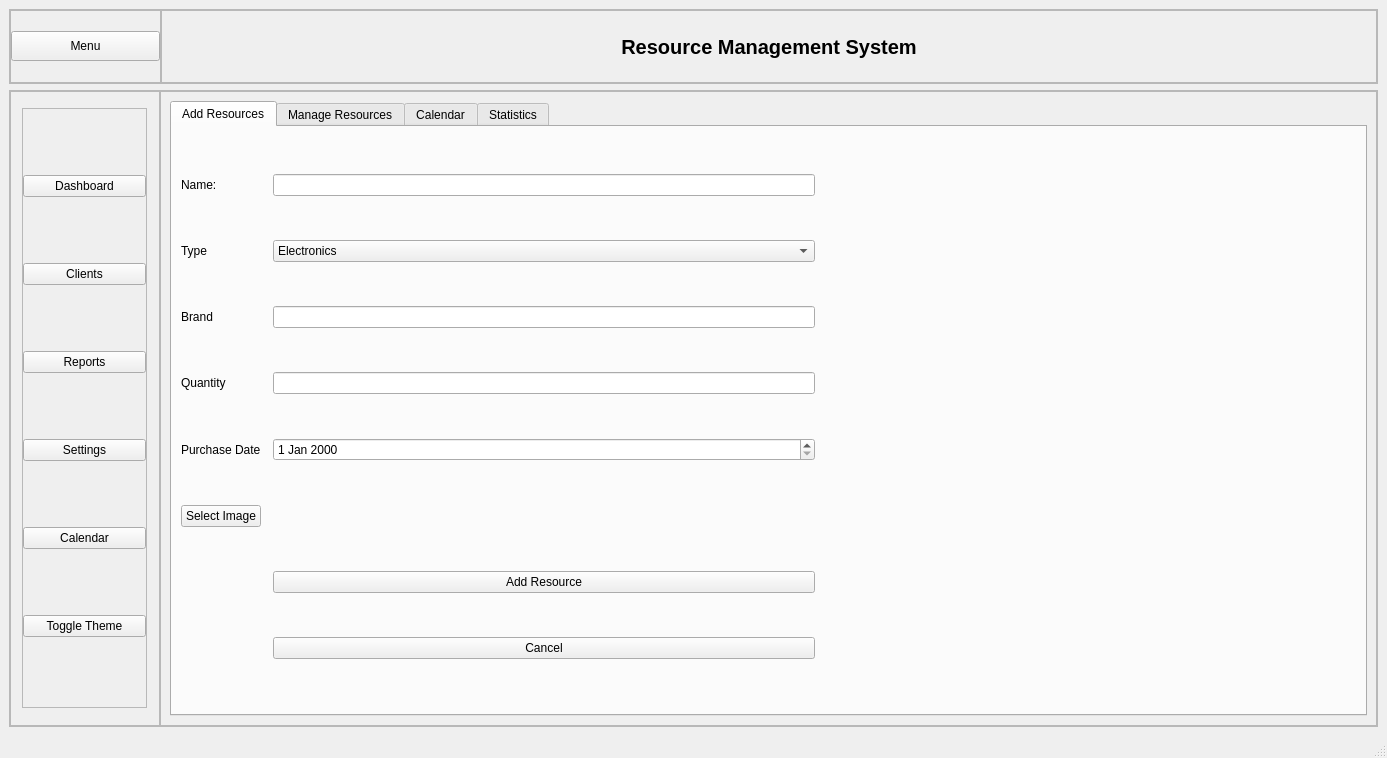
<?xml version="1.0" encoding="UTF-8"?>
<ui version="4.0">
 <class>MainWindow</class>
 <widget class="QMainWindow" name="MainWindow">
  <property name="geometry">
   <rect>
    <x>0</x>
    <y>0</y>
    <width>1387</width>
    <height>758</height>
   </rect>
  </property>
  <property name="sizePolicy">
   <sizepolicy hsizetype="Preferred" vsizetype="Preferred">
    <horstretch>0</horstretch>
    <verstretch>0</verstretch>
   </sizepolicy>
  </property>
  <property name="minimumSize">
   <size>
    <width>0</width>
    <height>600</height>
   </size>
  </property>
  <property name="windowTitle">
   <string>Client Management System</string>
  </property>
  <property name="styleSheet">
   <string notr="true"/>
  </property>
  <widget class="QWidget" name="centralwidget">
   <layout class="QVBoxLayout" name="verticalLayout">
    <item>
     <widget class="QFrame" name="header">
      <property name="sizePolicy">
       <sizepolicy hsizetype="Preferred" vsizetype="Preferred">
        <horstretch>0</horstretch>
        <verstretch>0</verstretch>
       </sizepolicy>
      </property>
      <property name="minimumSize">
       <size>
        <width>0</width>
        <height>75</height>
       </size>
      </property>
      <property name="maximumSize">
       <size>
        <width>16777215</width>
        <height>75</height>
       </size>
      </property>
      <property name="frameShape">
       <enum>QFrame::Shape::StyledPanel</enum>
      </property>
      <property name="frameShadow">
       <enum>QFrame::Shadow::Raised</enum>
      </property>
      <layout class="QHBoxLayout" name="horizontalLayout_2">
       <property name="spacing">
        <number>0</number>
       </property>
       <property name="leftMargin">
        <number>0</number>
       </property>
       <property name="topMargin">
        <number>0</number>
       </property>
       <property name="rightMargin">
        <number>0</number>
       </property>
       <property name="bottomMargin">
        <number>0</number>
       </property>
       <item>
        <widget class="QFrame" name="frame_3">
         <property name="minimumSize">
          <size>
           <width>50</width>
           <height>0</height>
          </size>
         </property>
         <property name="maximumSize">
          <size>
           <width>151</width>
           <height>16777215</height>
          </size>
         </property>
         <property name="frameShape">
          <enum>QFrame::Shape::StyledPanel</enum>
         </property>
         <property name="frameShadow">
          <enum>QFrame::Shadow::Raised</enum>
         </property>
         <layout class="QHBoxLayout" name="horizontalLayout_3">
          <property name="spacing">
           <number>0</number>
          </property>
          <property name="leftMargin">
           <number>0</number>
          </property>
          <property name="topMargin">
           <number>0</number>
          </property>
          <property name="rightMargin">
           <number>0</number>
          </property>
          <property name="bottomMargin">
           <number>0</number>
          </property>
          <item>
           <widget class="QPushButton" name="menuButton">
            <property name="sizePolicy">
             <sizepolicy hsizetype="Preferred" vsizetype="Fixed">
              <horstretch>0</horstretch>
              <verstretch>0</verstretch>
             </sizepolicy>
            </property>
            <property name="minimumSize">
             <size>
              <width>0</width>
              <height>30</height>
             </size>
            </property>
            <property name="maximumSize">
             <size>
              <width>16777215</width>
              <height>30</height>
             </size>
            </property>
            <property name="text">
             <string>Menu</string>
            </property>
            <property name="iconSize">
             <size>
              <width>24</width>
              <height>24</height>
             </size>
            </property>
           </widget>
          </item>
         </layout>
        </widget>
       </item>
       <item>
        <widget class="QFrame" name="frame_5">
         <property name="frameShape">
          <enum>QFrame::Shape::StyledPanel</enum>
         </property>
         <property name="frameShadow">
          <enum>QFrame::Shadow::Raised</enum>
         </property>
         <layout class="QVBoxLayout" name="verticalLayout_4">
          <item>
           <widget class="QLabel" name="label">
            <property name="font">
             <font>
              <pointsize>15</pointsize>
              <bold>true</bold>
             </font>
            </property>
            <property name="text">
             <string>Resource Management System</string>
            </property>
            <property name="alignment">
             <set>Qt::AlignmentFlag::AlignCenter</set>
            </property>
           </widget>
          </item>
         </layout>
        </widget>
       </item>
      </layout>
     </widget>
    </item>
    <item>
     <widget class="QFrame" name="frame_2">
      <property name="frameShape">
       <enum>QFrame::Shape::StyledPanel</enum>
      </property>
      <property name="frameShadow">
       <enum>QFrame::Shadow::Raised</enum>
      </property>
      <layout class="QHBoxLayout" name="horizontalLayout">
       <property name="spacing">
        <number>0</number>
       </property>
       <property name="leftMargin">
        <number>0</number>
       </property>
       <property name="topMargin">
        <number>0</number>
       </property>
       <property name="rightMargin">
        <number>0</number>
       </property>
       <property name="bottomMargin">
        <number>0</number>
       </property>
       <item>
        <widget class="QFrame" name="sideMenu">
         <property name="minimumSize">
          <size>
           <width>150</width>
           <height>0</height>
          </size>
         </property>
         <property name="maximumSize">
          <size>
           <width>150</width>
           <height>16777215</height>
          </size>
         </property>
         <property name="frameShape">
          <enum>QFrame::Shape::StyledPanel</enum>
         </property>
         <property name="frameShadow">
          <enum>QFrame::Shadow::Raised</enum>
         </property>
         <layout class="QVBoxLayout" name="verticalLayout_2">
          <property name="spacing">
           <number>0</number>
          </property>
          <property name="leftMargin">
           <number>0</number>
          </property>
          <property name="topMargin">
           <number>0</number>
          </property>
          <property name="rightMargin">
           <number>0</number>
          </property>
          <property name="bottomMargin">
           <number>0</number>
          </property>
          <item alignment="Qt::AlignmentFlag::AlignHCenter|Qt::AlignmentFlag::AlignVCenter">
           <widget class="QFrame" name="frame_6">
            <property name="minimumSize">
             <size>
              <width>125</width>
              <height>600</height>
             </size>
            </property>
            <property name="maximumSize">
             <size>
              <width>150</width>
              <height>16777215</height>
             </size>
            </property>
            <property name="frameShape">
             <enum>QFrame::Shape::StyledPanel</enum>
            </property>
            <property name="frameShadow">
             <enum>QFrame::Shadow::Raised</enum>
            </property>
            <layout class="QVBoxLayout" name="verticalLayout_3">
             <property name="spacing">
              <number>0</number>
             </property>
             <property name="leftMargin">
              <number>0</number>
             </property>
             <property name="topMargin">
              <number>0</number>
             </property>
             <property name="rightMargin">
              <number>0</number>
             </property>
             <property name="bottomMargin">
              <number>0</number>
             </property>
             <item>
              <widget class="QPushButton" name="pushButton">
               <property name="styleSheet">
                <string notr="true">#label {
    color: white;
    padding: 5px;
    font-size: 15pt;
    font-weight: bold;
    text-shadow: 1px 1px 2px rgba(0, 0, 0, 0.3);
}</string>
               </property>
               <property name="text">
                <string>Dashboard</string>
               </property>
              </widget>
             </item>
             <item>
              <widget class="QPushButton" name="pushButton_2">
               <property name="text">
                <string>Clients</string>
               </property>
              </widget>
             </item>
             <item>
              <widget class="QPushButton" name="pushButton_3">
               <property name="text">
                <string>Reports</string>
               </property>
              </widget>
             </item>
             <item>
              <widget class="QPushButton" name="pushButton_4">
               <property name="text">
                <string>Settings</string>
               </property>
              </widget>
             </item>
             <item>
              <widget class="QPushButton" name="pushButton_5">
               <property name="text">
                <string>Calendar</string>
               </property>
              </widget>
             </item>
             <item>
              <widget class="QPushButton" name="themeButton">
               <property name="text">
                <string>Toggle Theme</string>
               </property>
              </widget>
             </item>
            </layout>
           </widget>
          </item>
         </layout>
        </widget>
       </item>
       <item>
        <widget class="QFrame" name="frame_4">
         <property name="sizePolicy">
          <sizepolicy hsizetype="Expanding" vsizetype="Preferred">
           <horstretch>0</horstretch>
           <verstretch>0</verstretch>
          </sizepolicy>
         </property>
         <property name="frameShape">
          <enum>QFrame::Shape::StyledPanel</enum>
         </property>
         <property name="frameShadow">
          <enum>QFrame::Shadow::Raised</enum>
         </property>
         <layout class="QVBoxLayout" name="verticalLayout_5">
          <item>
           <widget class="QTabWidget" name="tabWidget">
            <property name="currentIndex">
             <number>0</number>
            </property>
            <widget class="QWidget" name="ClientForm">
             <property name="contextMenuPolicy">
              <enum>Qt::ContextMenuPolicy::PreventContextMenu</enum>
             </property>
             <attribute name="title">
              <string>Add Resources</string>
             </attribute>
             <layout class="QGridLayout" name="gridLayout_2">
              <item row="3" column="2">
               <widget class="QLineEdit" name="quantityLineEdit"/>
              </item>
              <item row="5" column="0">
               <widget class="QPushButton" name="btnSelectImage">
                <property name="text">
                 <string>Select Image</string>
                </property>
               </widget>
              </item>
              <item row="3" column="0">
               <widget class="QLabel" name="label_email">
                <property name="text">
                 <string>Quantity</string>
                </property>
               </widget>
              </item>
              <item row="1" column="0">
               <widget class="QLabel" name="label_sector">
                <property name="text">
                 <string>Type</string>
                </property>
               </widget>
              </item>
              <item row="2" column="0">
               <widget class="QLabel" name="label_contact">
                <property name="text">
                 <string>Brand</string>
                </property>
               </widget>
              </item>
              <item row="5" column="1" colspan="2">
               <widget class="QLabel" name="lblImagePreview">
                <property name="text">
                 <string/>
                </property>
               </widget>
              </item>
              <item row="2" column="2">
               <widget class="QLineEdit" name="brandLineEdit"/>
              </item>
              <item row="6" column="2">
               <widget class="QPushButton" name="confirmFormButton">
                <property name="text">
                 <string>Add Resource</string>
                </property>
               </widget>
              </item>
              <item row="0" column="2">
               <widget class="QLineEdit" name="nameLineEdit"/>
              </item>
              <item row="1" column="2">
               <widget class="QComboBox" name="typeComboBox">
                <item>
                 <property name="text">
                  <string>Electronics </string>
                 </property>
                </item>
                <item>
                 <property name="text">
                  <string>Cleaning Supplies</string>
                 </property>
                </item>
                <item>
                 <property name="text">
                  <string>Kitchen Supplies</string>
                 </property>
                </item>
                <item>
                 <property name="text">
                  <string>Stationery </string>
                 </property>
                </item>
               </widget>
              </item>
              <item row="4" column="0">
               <widget class="QLabel" name="label_date">
                <property name="text">
                 <string>Purchase Date</string>
                </property>
               </widget>
              </item>
              <item row="0" column="0">
               <widget class="QLabel" name="label_name">
                <property name="text">
                 <string>Name:</string>
                </property>
               </widget>
              </item>
              <item row="0" column="3" rowspan="7">
               <spacer name="horizontalSpacer">
                <property name="orientation">
                 <enum>Qt::Orientation::Horizontal</enum>
                </property>
                <property name="sizeHint" stdset="0">
                 <size>
                  <width>40</width>
                  <height>20</height>
                 </size>
                </property>
               </spacer>
              </item>
              <item row="7" column="2">
               <widget class="QPushButton" name="cancelFormButton">
                <property name="text">
                 <string>Cancel</string>
                </property>
               </widget>
              </item>
              <item row="4" column="2">
               <widget class="QDateEdit" name="purchaseDateEdit"/>
              </item>
             </layout>
            </widget>
            <widget class="QWidget" name="listClient">
             <attribute name="title">
              <string>Manage Resources</string>
             </attribute>
             <layout class="QVBoxLayout" name="verticalLayout_6">
              <item>
               <widget class="QGroupBox" name="searchGroupBox">
                <property name="title">
                 <string>Search</string>
                </property>
                <layout class="QHBoxLayout" name="searchLayout">
                 <item>
                  <widget class="QComboBox" name="searchCriteriaComboBox">
                   <item>
                    <property name="text">
                     <string>Name</string>
                    </property>
                   </item>
                   <item>
                    <property name="text">
                     <string>Quantity</string>
                    </property>
                   </item>
                   <item>
                    <property name="text">
                     <string>Purchase Date</string>
                    </property>
                   </item>
                  </widget>
                 </item>
                 <item>
                  <widget class="QLineEdit" name="searchInput">
                   <property name="placeholderText">
                    <string>Type to search...</string>
                   </property>
                  </widget>
                 </item>
                 <item>
                  <widget class="QPushButton" name="resetSearchButton">
                   <property name="text">
                    <string>Reset Search</string>
                   </property>
                  </widget>
                 </item>
                </layout>
               </widget>
              </item>
              <item>
               <widget class="QTableWidget" name="tableWidget">
                <property name="styleSheet">
                 <string notr="true"/>
                </property>
                <column>
                 <property name="text">
                  <string>ID</string>
                 </property>
                </column>
                <column>
                 <property name="text">
                  <string>Name</string>
                 </property>
                </column>
                <column>
                 <property name="text">
                  <string>Type</string>
                 </property>
                </column>
                <column>
                 <property name="text">
                  <string>Brand</string>
                 </property>
                </column>
                <column>
                 <property name="text">
                  <string>Quantity</string>
                 </property>
                </column>
                <column>
                 <property name="text">
                  <string>Purchase Date</string>
                 </property>
                </column>
                <column>
                 <property name="text">
                  <string>Image</string>
                 </property>
                </column>
               </widget>
              </item>
              <item>
               <layout class="QHBoxLayout" name="horizontalLayout_4">
                <item>
                 <spacer name="horizontalSpacer_2">
                  <property name="orientation">
                   <enum>Qt::Orientation::Horizontal</enum>
                  </property>
                  <property name="sizeHint" stdset="0">
                   <size>
                    <width>40</width>
                    <height>20</height>
                   </size>
                  </property>
                 </spacer>
                </item>
                <item>
                 <widget class="QPushButton" name="deleteButton">
                  <property name="text">
                   <string>Delete</string>
                  </property>
                 </widget>
                </item>
                <item>
                 <widget class="QPushButton" name="updateButton">
                  <property name="text">
                   <string>Update</string>
                  </property>
                 </widget>
                </item>
                <item>
                 <widget class="QPushButton" name="exportPdfButton">
                  <property name="text">
                   <string>PDF</string>
                  </property>
                 </widget>
                </item>
               </layout>
              </item>
             </layout>
            </widget>
            <widget class="QWidget" name="calendarTab">
             <attribute name="title">
              <string>Calendar</string>
             </attribute>
             <layout class="QVBoxLayout" name="verticalLayout_7">
              <item>
               <widget class="QCalendarWidget" name="consultationCalendar">
                <property name="minimumSize">
                 <size>
                  <width>0</width>
                  <height>400</height>
                 </size>
                </property>
                <property name="gridVisible">
                 <bool>true</bool>
                </property>
               </widget>
              </item>
              <item>
               <widget class="QGroupBox" name="calendarDetailsBox">
                <property name="title">
                 <string>Consultation Details</string>
                </property>
                <layout class="QVBoxLayout" name="verticalLayout_8">
                 <item>
                  <widget class="QLabel" name="selectedDateLabel">
                   <property name="text">
                    <string>Selected date: </string>
                   </property>
                   <property name="alignment">
                    <set>Qt::AlignmentFlag::AlignCenter</set>
                   </property>
                  </widget>
                 </item>
                 <item>
                  <widget class="QLabel" name="consultationCountLabel">
                   <property name="text">
                    <string>Consultations: 0</string>
                   </property>
                   <property name="alignment">
                    <set>Qt::AlignmentFlag::AlignCenter</set>
                   </property>
                  </widget>
                 </item>
                 <item>
                  <widget class="QTableView" name="dateConsultationsView">
                   <property name="selectionMode">
                    <enum>QAbstractItemView::SelectionMode::SingleSelection</enum>
                   </property>
                   <property name="selectionBehavior">
                    <enum>QAbstractItemView::SelectionBehavior::SelectRows</enum>
                   </property>
                  </widget>
                 </item>
                </layout>
               </widget>
              </item>
             </layout>
            </widget>
            <widget class="QWidget" name="tab">
             <attribute name="title">
              <string>Statistics</string>
             </attribute>
             <layout class="QVBoxLayout" name="verticalLayoutStats">
              <item>
               <widget class="QGroupBox" name="statsTextGroup">
                <property name="title">
                 <string>Statistical Summary</string>
                </property>
                <layout class="QVBoxLayout" name="verticalLayoutText">
                 <item>
                  <widget class="QTextEdit" name="statsDisplay">
                   <property name="readOnly">
                    <bool>true</bool>
                   </property>
                  </widget>
                 </item>
                </layout>
               </widget>
              </item>
              <item>
               <layout class="QHBoxLayout" name="buttonLayout">
                <item>
                 <spacer name="horizontalSpacer2">
                  <property name="orientation">
                   <enum>Qt::Orientation::Horizontal</enum>
                  </property>
                  <property name="sizeHint" stdset="0">
                   <size>
                    <width>40</width>
                    <height>20</height>
                   </size>
                  </property>
                 </spacer>
                </item>
                <item>
                 <widget class="QPushButton" name="refreshStatsButton">
                  <property name="text">
                   <string>Refresh Statistics</string>
                  </property>
                 </widget>
                </item>
               </layout>
              </item>
             </layout>
            </widget>
           </widget>
          </item>
         </layout>
        </widget>
       </item>
      </layout>
     </widget>
    </item>
   </layout>
  </widget>
  <widget class="QStatusBar" name="statusBar"/>
 </widget>
 <resources/>
 <connections/>
</ui>
